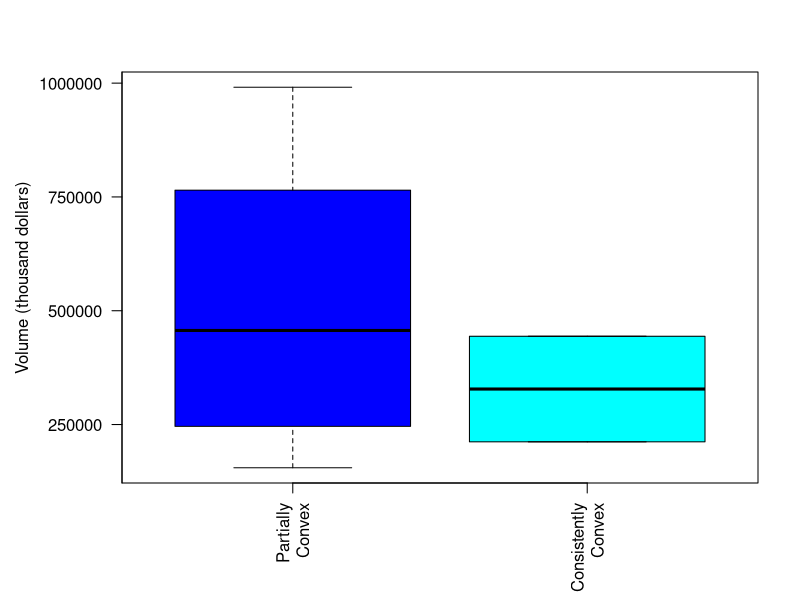
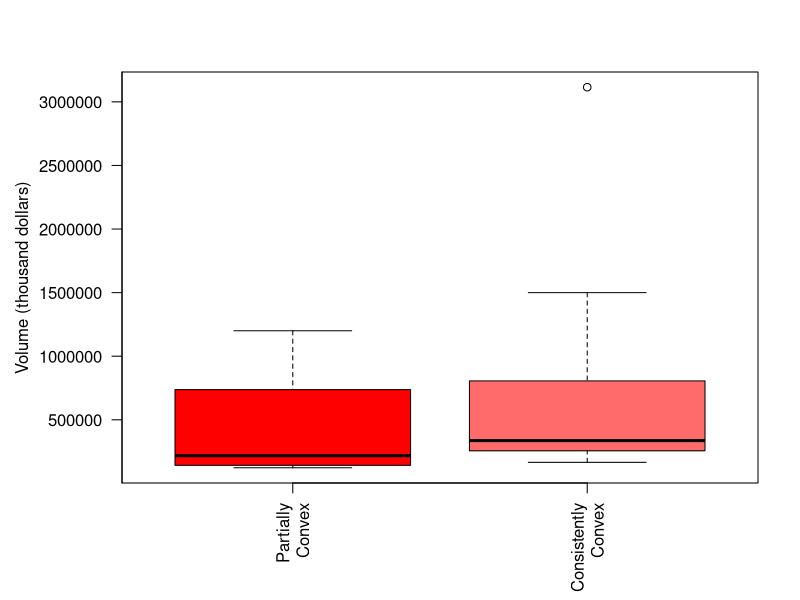
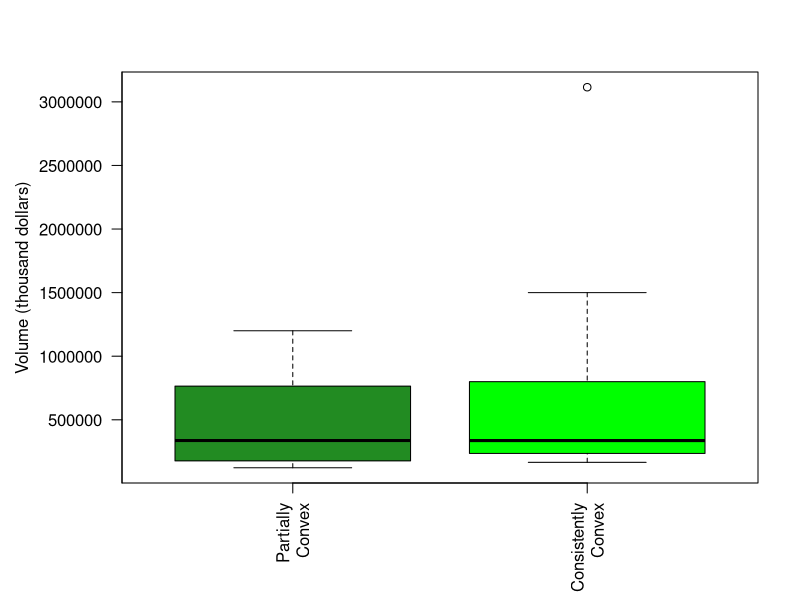

Here is the R script that generated these plots, in order:
setwd("~/Desktop/18-19 Thesis/R Calculations/1997 Ladders")
rm(list=ls())

noZone <- read.csv("noZone.csv")
noZoneNoArea <- read.csv("noZoneNoArea.csv")

# Asst Store is reported by hourly wage -> multiply 2080
noZone$AsstStoreMgr <- noZone$AsstStoreMgr*2080
noZoneNoArea$AsstStoreMgr <- noZoneNoArea$AsstStoreMgr*2080

#----------------------------------#
# CALCULATE SECOND DIFFERENCES
#----------------------------------#

# No Zone -------------------------#
gap1NZ <- c("Code", "Stores", "Volume", "Employees", "AsstToStore", 
            "StoreToArea", "AreaToDist", "DistToReg", "RegToTop")
firstDiffNZ <- data.frame(matrix(nrow = nrow(noZone), ncol = ncol(noZone) - 1))
colnames(firstDiffNZ) <- gap1NZ

firstDiffNZ$Code <- noZone$code
firstDiffNZ$Stores <- noZone$stores
firstDiffNZ$Volume <- noZone$volume
firstDiffNZ$Employees <- noZone$employees

firstDiffNZ$AsstToStore <- noZone$StoreMgr - noZone$AsstStoreMgr
firstDiffNZ$StoreToArea <- noZone$AreaMgr - noZone$StoreMgr
firstDiffNZ$AreaToDist <- noZone$DistrictMgr - noZone$AreaMgr
firstDiffNZ$DistToReg <- noZone$RegionalMgr - noZone$DistrictMgr
firstDiffNZ$RegToTop <- noZone$TopStoreOps - noZone$RegionalMgr

# Second Diff -------------------------#
gap2NZ <- c("Code", "Stores", "Volume", "Employees", "AsstToStoreVSStoreToArea",
            "StoreToAreaVSAreaToDist", "AreaToDistVSDistToReg", "DistToRegVSRegToTop")
secondDiffNZ <- data.frame(matrix(nrow = nrow(noZone), ncol = ncol(noZone) - 2))
colnames(secondDiffNZ) <- gap2NZ

secondDiffNZ$Code <- noZone$code
secondDiffNZ$Stores <- noZone$stores
secondDiffNZ$Volume <- noZone$volume
secondDiffNZ$Employees <- noZone$employees

secondDiffNZ$AsstToStoreVSStoreToArea <- firstDiffNZ$StoreToArea - firstDiffNZ$AsstToStore
secondDiffNZ$StoreToAreaVSAreaToDist <- firstDiffNZ$AreaToDist - firstDiffNZ$StoreToArea
secondDiffNZ$AreaToDistVSDistToReg <- firstDiffNZ$DistToReg - firstDiffNZ$AreaToDist
secondDiffNZ$DistToRegVSRegToTop <- firstDiffNZ$RegToTop - firstDiffNZ$DistToReg

# No Zone No Area -------------------------#
gap1NZNA <- c("Code", "Stores", "Volume", "Employees", "AsstToStore", 
              "StoreToDist", "DistToReg", "RegToTop")
firstDiffNZNA <- data.frame(matrix(nrow = nrow(noZoneNoArea), ncol = ncol(noZoneNoArea) - 1))
colnames(firstDiffNZNA) <- gap1NZNA

firstDiffNZNA$Code <- noZoneNoArea$code
firstDiffNZNA$Stores <- noZoneNoArea$stores
firstDiffNZNA$Volume <- noZoneNoArea$volume
firstDiffNZNA$Employees <- noZoneNoArea$employees

firstDiffNZNA$AsstToStore <- noZoneNoArea$StoreMgr - noZoneNoArea$AsstStoreMgr
firstDiffNZNA$StoreToDist <- noZoneNoArea$DistrictMgr - noZoneNoArea$StoreMgr
firstDiffNZNA$DistToReg <- noZoneNoArea$RegionalMgr - noZoneNoArea$DistrictMgr
firstDiffNZNA$RegToTop <- noZoneNoArea$TopStoreOps - noZoneNoArea$RegionalMgr

# Second Diff -------------------------#
gap2NZNA <- c("Code", "Stores", "Volume", "Employees", 
              "AsstToStoreVSStoreToDist", "StoreToDistVSDistToReg", "DistToRegVSRegToTop")
secondDiffNZNA <- data.frame(matrix(nrow = nrow(noZoneNoArea), ncol = ncol(noZoneNoArea) - 2))
colnames(secondDiffNZNA) <- gap2NZNA

secondDiffNZNA$Code <- noZoneNoArea$code
secondDiffNZNA$Stores <- noZoneNoArea$stores
secondDiffNZNA$Volume <- noZoneNoArea$volume
secondDiffNZNA$Employees <- noZoneNoArea$employees

secondDiffNZNA$AsstToStoreVSStoreToDist <- firstDiffNZNA$StoreToDist - firstDiffNZNA$AsstToStore
secondDiffNZNA$StoreToDistVSDistToReg <- firstDiffNZNA$DistToReg - firstDiffNZNA$StoreToDist
secondDiffNZNA$DistToRegVSRegToTop <- firstDiffNZNA$RegToTop - firstDiffNZNA$DistToReg

#----------------------------------#
# CREATE DATAFRAME
#----------------------------------#

colnms <- c("Code", "Structure", "Stores", "Volume")

# No Zone ---------------#
structureNZ <- data.frame(matrix(nrow = nrow(noZone), ncol = 4))
colnames(structureNZ) <- colnms

for (i in 1:nrow(noZone)) {
  structureNZ[i,1] <- noZone[i,1]     # name
  structureNZ[i,3] <- noZone[i,2]     # store
  structureNZ[i,4] <- noZone[i,3]     # volume
  if (secondDiffNZ[i,8] >= 0 && secondDiffNZ[i,5] >= 0 
      && secondDiffNZ[i,6] >= 0 && secondDiffNZ[i,7] >= 0)  {
    structureNZ[i,2] <- 1               # has the structure
  }
  else{
    structureNZ[i,2] <- 0               # does not have the structure
  }
}

# No Zone No Area ---------------#
structureNZNA <- data.frame(matrix(nrow = nrow(noZoneNoArea), ncol = 4))
colnames(structureNZNA) <- colnms

for (i in 1:nrow(noZoneNoArea)) {
  structureNZNA[i,1] <- noZoneNoArea[i,1]     # name
  structureNZNA[i,3] <- noZoneNoArea[i,2]     # store
  structureNZNA[i,4] <- noZoneNoArea[i,3]     # volume
  if (secondDiffNZNA[i,7] >= 0 && secondDiffNZNA[i,5] >= 0 
      && secondDiffNZNA[i,6] >= 0)  {
    structureNZNA[i,2] <- 1               # has the structure
  }
  else{
    structureNZNA[i,2] <- 0               # does not have the structure
  }
}

# All vs 1 negative ---------------#
allStruct <- rbind(structureNZ, structureNZNA)


#----------------------------------#
# REGRESSION
#----------------------------------#
anovaAll <- aov(allStruct$Volume ~ allStruct$Structure)
summary(anovaAll)
t.test(Volume ~ Structure, data = allStruct, var.equal = TRUE)

anovaNZ <- aov(structureNZ$Volume ~ structureNZ$Structure)
summary(anovaNZ)
t.test(Volume ~ Structure, data = structureNZ, var.equal = TRUE)

anovaNZNA <- aov(structureNZNA$Volume ~ structureNZNA$Structure)
summary(anovaNZNA)
t.test(Volume ~ Structure, data = structureNZNA, var.equal = TRUE)

write.csv(structureNZ, file = "structureNZ.csv")
write.csv(structureNZNA, file = "structureNZNA.csv")
write.csv(allStruct, file = "allStruct.csv")

aggregate(structureNZ, by = list(structureNZ$Structure), mean, na.rm = TRUE)
aggregate(structureNZNA, by = list(structureNZNA$Structure), mean, na.rm = TRUE)
aggregate(allStruct, by = list(allStruct$Structure), mean, na.rm = TRUE)

#----------------------------------#
# PLOT
#----------------------------------#
# No Zone
dev.new(width = 3, height = 2)

op <- par(mar = c(5.75,6,3.5,2) + 0.1)

# draw the plot but without annotation
boxplot(structureNZ$Volume / 1000 ~ structureNZ$Structure, 
        col = c("blue", "cyan"),
        main = "Volume Comparison (1997 - Type 1)", axes = FALSE, ann = FALSE)

# add axes and legend
axis(1, at = c(1, 2), 
     labels = c("Partially\n Convex", "Consistently\n Convex"),
     las = 2, cex.axis = 1)
axis(2, at = seq(0, 4000000, by = 250000), las = 2, cex.axis = 1)

title(ylab = "Volume (thousand dollars)", line = 4.5, cex.lab = 1)
box()

par(op)

#dev.off()


# No Zone No Area
dev.new(width = 3, height = 2)

op <- par(mar = c(5.75,6,3.5,2) + 0.1)

# draw the plot but without annotation
boxplot(structureNZNA$Volume / 1000 ~ structureNZNA$Structure,
        col = c("red", "indianred1"),
        main = "Volume Comparison (1997 - Type 2)", axes = FALSE, ann = FALSE)

# add axes and legend
axis(1, at = c(1, 2), 
     labels = c("Partially\n Convex", "Consistently\n Convex"),
     las = 2, cex.axis = 1)
axis(2, at = seq(0, 4000000, by = 500000), las = 2, cex.axis = 1)

title(ylab = "Volume (thousand dollars)", line = 4.5, cex.lab = 1)
box()

par(op)

#dev.off()


# Combined
dev.new(width = 3, height = 2)

op <- par(mar = c(5.75,6,3.5,2) + 0.1)

# draw the plot but without annotation
boxplot(allStruct$Volume / 1000 ~ allStruct$Structure, 
        col = c("forestgreen", "green"),
        main = "Volume Comparison (1997)", axes = FALSE, ann = FALSE)

# add axes and legend
axis(1, at = c(1, 2), 
     labels = c("Partially\n Convex", "Consistently\n Convex"),
     las = 2, cex.axis = 1)
axis(2, at = seq(0, 4000000, by = 500000), las = 2, cex.axis = 1)

title(ylab = "Volume (thousand dollars)", line = 4.5, cex.lab = 1)
box()

par(op)

#dev.off()



